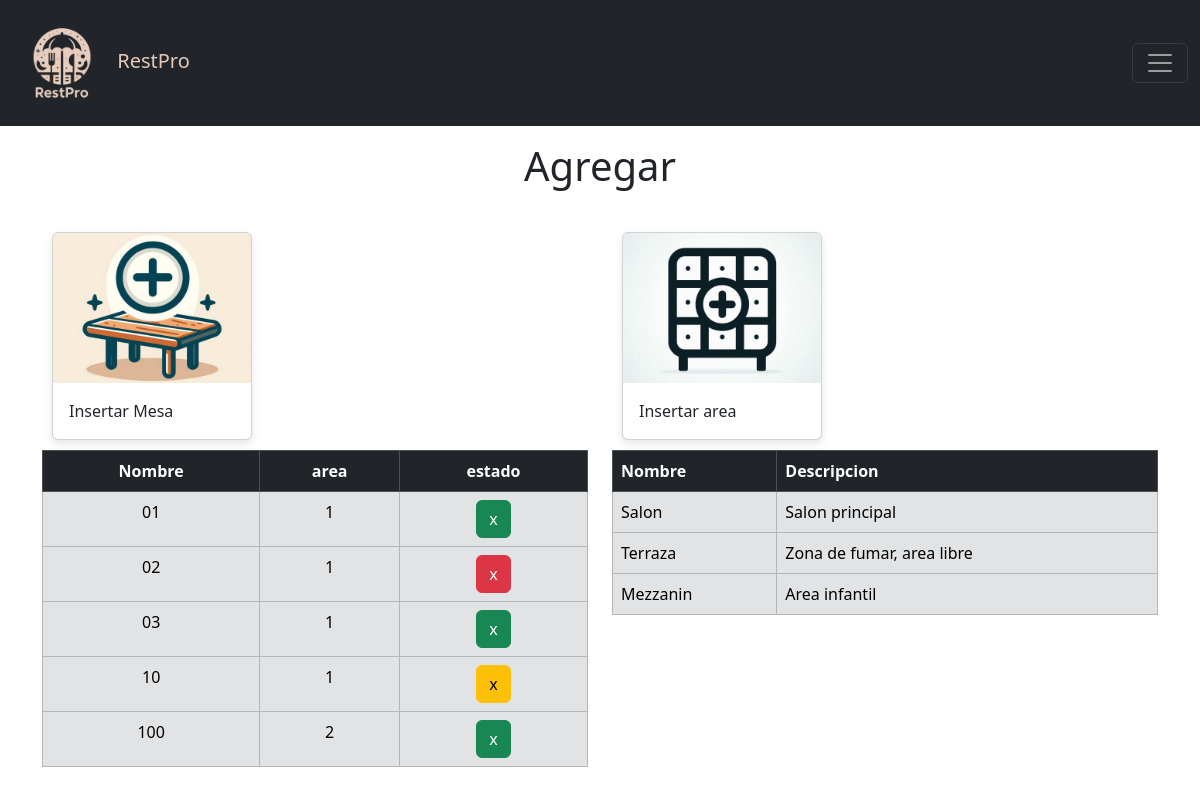
Page /vistas/agregar.php on the committed database.
### tables this page shows
CREATE TABLE IF NOT EXISTS `mesa` (
  `id` int NOT NULL AUTO_INCREMENT,
  `nombre` varchar(50) NOT NULL,
  `area_id` int NOT NULL,
  `n_personas` int NOT NULL,
  `estado` int NOT NULL DEFAULT '0' COMMENT '0 = disponible,\r\n1 = Ocupada,\r\n2 = Reservada',
  PRIMARY KEY (`id`),
  KEY `area_id` (`area_id`)
);

CREATE TABLE IF NOT EXISTS `area` (
  `id` int NOT NULL AUTO_INCREMENT,
  `nombre` varchar(50) NOT NULL COMMENT 'Nombre de area',
  `descripcion` varchar(250) NOT NULL COMMENT 'Descripcion de area',
  PRIMARY KEY (`id`)
);

### vistas/agregar.php (the view, shortened to what this page needs)
<?php
$ubicacion = "../";
$titulo = "Agregar";
include ($ubicacion . "includes/header.php");
include ($ubicacion . "config/conexion.php");
$result = $pdo->query("SELECT * FROM area");
if ($result->rowCount() > 0) {
    $resultAreas = $result->fetchAll(PDO::FETCH_OBJ);
}
$result = $pdo->query('SELECT * FROM mesa ORDER BY nombre ASC');
if ($result->rowCount() > 0) {
    $resultMesas = $result->fetchAll(PDO::FETCH_OBJ);
}
?>
<div class="container mt-3">
    <h1 class="text-center"><?php echo $titulo; ?></h1><br>
    <div class="row ">
        <div class="col">
            <div class="card">
                <a href="" data-bs-toggle="modal" data-bs-target="#agregarMesa" class="stretched-link">
                    <img class="card-img-top" src="<?php echo $ubicacion; ?>assets/imagenes/icon_add_mesa.jpg">
                    <div class="card-body">
                        Insertar Mesa
                    </div>
                </a>
            </div>
            <div class="centrar">
                <table class="table table-bordered table-dark" style="width: 50%px;">
                    <thead>
                        <tr>
                            <th scope="col">Nombre</th>
                            <th scope="col">area</th>
                            <th scope="col">estado</th>
                        </tr>
                    </thead>
                    <tbody class="table-secondary">
                        <?php foreach ($resultMesas as $mesa): ?>
                            <tr>
                                <?php if ($mesa->estado == 0) {
                                    $estado = 'success';
                                }
                                if ($mesa->estado == 1) {
                                    $estado = 'danger';
                                }
                                if ($mesa->estado == 2) {
                                    $estado = 'warning';
                                } ?>
                                <td scope="row"><?php echo $mesa->nombre; ?></td>
                                <td scope="row"><?php echo $mesa->area_id; ?></td>
                                <td scope="row"><button class="btn btn-<?php echo $estado; ?>">x</button></td>
                            </tr>
                        <?php endforeach ?>
                </table>
            </div>
        </div>
        <div class="col">
            <div class="card">
                <a href="" data-bs-toggle="modal" data-bs-target="#agregarArea" class="stretched-link">
                    <img class="card-img-top" src="<?php echo $ubicacion; ?>assets/imagenes/icon_add_area.jpg">
                    <div class="card-body">
                        Insertar area
                    </div>
                </a>
            </div>
            <div>
                <table class="table table-bordered table-dark" style="width: 50%px;">
                    <thead>
                        <tr>
                            <th scope="col">Nombre</th>
                            <th scope="col">Descripcion</th>
                        </tr>
                    </thead>
                    <tbody class="table-secondary">
                        <?php foreach ($resultAreas as $area): ?>
                            <tr>
                                <td scope="row"><?php echo $area->nombre; ?></td>
                                <td scope="row"><?php echo $area->descripcion; ?></td>
                            </tr>
                        <?php endforeach ?>
                </table>
            </div>
        </div>
    </div>
</div>

### includes/header.php (shortened to what this page needs)
<!doctype html>
<html lang="es">
<head>
    <link href="https://cdn.jsdelivr.net/npm/bootstrap@5.3.3/dist/css/bootstrap.min.css" rel="stylesheet">
    <link href="https://getbootstrap.com/docs/5.3/assets/css/docs.css" rel="stylesheet">
    <link href="<?php echo $ubicacion; ?>assets/tools/styles.css" rel="stylesheet">
    <link rel="stylesheet" href="https://cdn.jsdelivr.net/npm/bootstrap-icons@1.11.3/font/bootstrap-icons.min.css">
</head>
<bod¿>
    <?php
    include_once $ubicacion."includes/navbar.php";
    ?>

### includes/navbar.php (shortened to what this page needs)
<nav class="navbar navbar-dark bg-dark">
    <div class="container-fluid">
        <a class="navbar-brand color-text-navbar" href="<?php echo $ubicacion; ?>index.php">
            <img src="<?php echo $ubicacion; ?>assets/imagenes/logo-white.png" width="100" height="100" alt="...">
            RestPro
        </a>
        <button class="navbar-toggler" type="button" data-bs-toggle="offcanvas" data-bs-target="#offcanvasNavbar"
            aria-controls="offcanvasNavbar" aria-label="Toggle navigation">
            <span class="navbar-toggler-icon"></span>
        </button>
</nav>

### assets/tools/styles.css (style rules this page uses)
.row { display: flex; row-gap: 48px; }
.centrar { text-align: center; justify-content: center; align-items: center; }
.container { margin-top: 50px; }
.card { width: 200px; margin: 10px; box-shadow: 0 4px 8px rgba(0, 0, 0, 0.1); }
.card img { height: 150px; object-fit: cover; }
.color-text-navbar { color: #e4c8ba; }

### vistas/agregar.php (style rules this page uses)
.card a { color: inherit; text-decoration: none; }
.card { transition: box-shadow 0.3s ease; }

### rows in the picture
mesa: nombre "01", area "1"
mesa: nombre "02", area "1"
mesa: nombre "03", area "1"
mesa: nombre "10", area "1"
mesa: nombre "100", area "2"
area: nombre "Salon", descripcion "Salon principal"
area: nombre "Terraza", descripcion "Zona de fumar, area libre"
area: nombre "Mezzanin", descripcion "Area infantil"

### other values in the picture
$titulo "Agregar"
